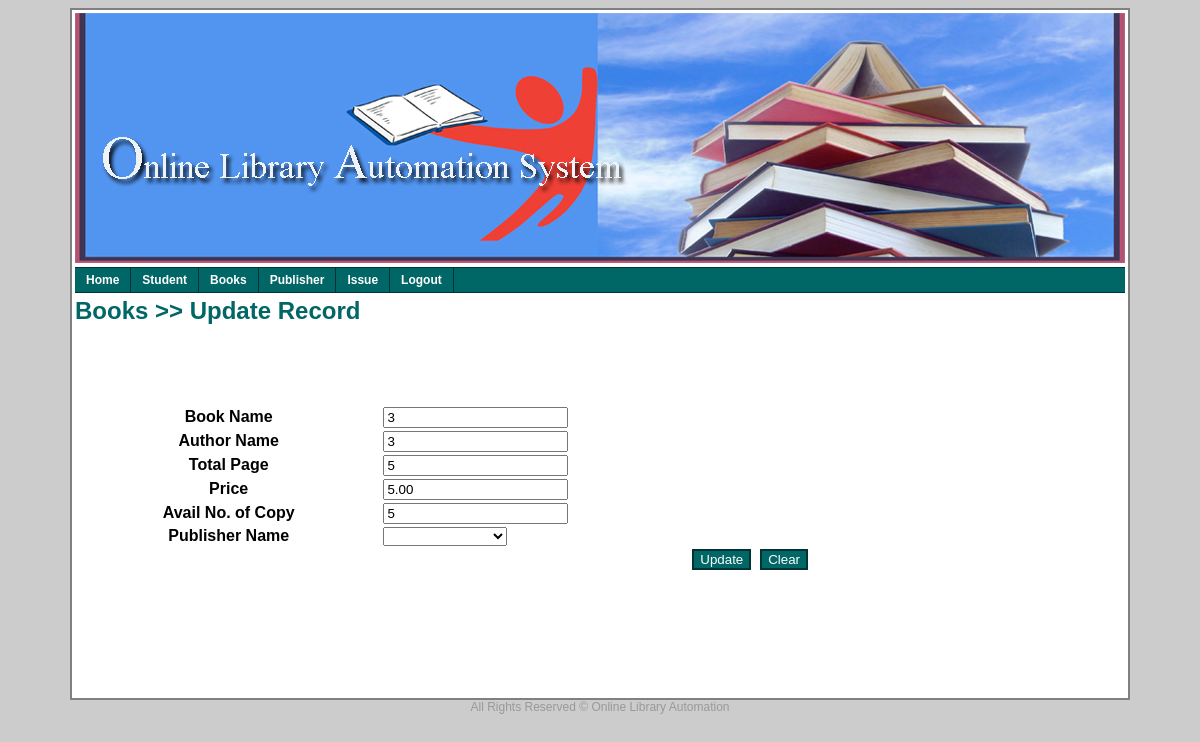
/UpdateBookRecord.php?bname=3, run on the app's committed database.
### tables this page shows
CREATE TABLE IF NOT EXISTS `book_mstr` (
  `bname` varchar(200) NOT NULL,
  `author_name` varchar(200) DEFAULT NULL,
  `pname` varchar(200) DEFAULT NULL,
  `page_no` int(4) DEFAULT NULL,
  `price` decimal(6,2) DEFAULT NULL,
  `no_copy` int(2) DEFAULT NULL,
  `issue_copy` int(2) DEFAULT '0',
  PRIMARY KEY (`bname`),
  KEY `FK_book_mstr` (`pname`)
);

### UpdateBookRecord.php (the view, shortened to what this page needs)
<html>
    <head>
        <link href="style/mycss.css" rel="stylesheet" type="text/css" />
    </head>
    <body>
    <center>
        <table class="table">
            <tr>
                <td width="100%" height="250px" valign="top">
                </td>
            </tr>
            <tr>
                <td width="100%" valign="top">
                </td>
            </tr>
            <tr>
                <td width="100%" height="400px" valign="top">
                    <h2>Books  >> Update Record
                    </h2>
                    <p align="right" class="newadd">
                    </p>
                    <p align="right" class="delt" style="font-size: 14px;">
                    </p>
                     <?php
                           $bname=$_REQUEST['bname'];
                             $q="select * from book_mstr where bname='$bname'";
                          $r = mysql_query($q);
	                 $c = mysql_num_rows($r);
	if($c > 0)
	{
            if($row = mysql_fetch_array($r))
                             {
                $v1=$row['bname'];
                $v2=$row['author_name'];
                $v4=$row['page_no'];
                $v5=$row['price'];
                $v6=$row['no_copy'];
                           echo "<form action='UpdateBook.php' method='get' name='frm' onsubmit='return validate();'>";
                       echo "<table cellspacing='1' cellpadding='1' border='0' width='70%'>";
                        echo "<tr>";
                         echo "<th>";
                           echo "Book Name";
                        echo "</th>";
                        echo "<td>";
                            echo "<input type='text' name='bname' value='$v1'/>";
                        echo "</td>";
                        echo "</tr>";
                        echo "<tr>";
                         echo "<th>";
                            echo "Author Name";
                        echo "</th>";
                        echo "<td>";
                            echo "<input type='text' name='aname' value='$v2'/>";
                        echo "</td>";
                        echo "</tr>";
                        echo "<tr>";
                         echo "<th>";
                            echo "Total Page";
                        echo "</th>";
                        echo "<td>";
                            echo "<input type='text' name='tpage' value='$v4'/>";
                        echo "</td>";
                        echo "</tr>";
                        echo "<tr>";
                         echo "<th>";
                            echo "Price";
                        echo "</th>";
                        echo "<td>";
                            echo "<input type='text' name='price' value='$v5'/>";
                        echo "</td>";
                        echo "</tr>";
                        echo "<tr>";
                         echo "<th>";
                            echo "Avail No. of Copy";
                        echo "</th>";
                        echo "<td>";
                            echo "<input type='text' name='acopy' value='$v6'/>";
                        echo "</td>";
                        echo "</tr>";
                        echo "<tr>";
                        echo "<th>";
                           echo "Publisher Name";
                        echo "</th>";
                        echo "<td>";
                        echo "<select name='pname'>";
                                echo "<option value=''></option>";
                             }} ?>
                    <?php
                            $q="select pname from publisher_mstr";
	                    $r = mysql_query($q);
                             while($row = mysql_fetch_array($r))
                             {
                        $aa=$row['pname'];
                            echo "<option value='".$aa."'>".$aa."</option>";
                             }?>
                            </select>
                        </td>
                        </tr>
                        <tr>
                            <td colspan="2" align="right">
                                <input type="submit" value="Update" class="button" />&nbsp;&nbsp;<input type="reset" value="Clear" class="button" />
                            </td>
                    </table>
                    </form>
                </td>
            </tr>
        </table>
    </center>
</body>
</html>

### style/mycss.css (style rules this page uses)
body { background-color: #cccccc; font-family: Verdana,Arial,Helvetica,sans-serif; font-size: 12px; }
.button { background-color: #006666; color: #ffffff; border-right-style: solid; border-left-style: solid; border-bottom-style: solid; border-top-style: solid; border-right-color: #003333; border-left-color: #003333; border-bottom-color: #003333; border-top-color: #003333; border-right-width: 2px; border-left-width: 2px; border-bottom-width: 2px; border-top-width: 2px; }
h2 { color: #006666; }
.newadd { text-decoration: none; font-size: 14px; color: #009900; }
.delt { text-decoration: none; font-size: 12px; color: #ff0000; }
.table { width: 1050px; border-right-style: solid; border-left-style: solid; border-bottom-style: solid; border-top-style: solid; border-right-width: 2px; border-left-width: 2px; border-bottom-width: 2px; border-top-width: 2px; background-color: #ffffff; }
.footer { font-size: 12px; color: #999999; }
.h_mnu_01 { width: 100%; font-family: Verdana, Arial, Helvetica, sans-serif; font-size: 12px; font-weight: bold; font-style: normal; text-decoration: none; }
.h_mnu_01 ul { margin: 0; padding: 0; float: left; width: 100%; background: #006666; border-top-width: 1px; border-right-width: 0; border-bottom-width: 1px; border-left-width: 0; border-top-style: solid; border-right-style: solid; border-bottom-style: solid; border-left-style: solid; border-top-color: #003333; border-right-color: #003333; border-bottom-color: #003333; border-left-color: #003333 }
.h_mnu_01 ul li { display: inline; }
.h_mnu_01 ul li a { float: left; color: #FFFFFF; padding: 5px 11px; text-decoration: none; border-right-width: 1px; border-right-style: solid; border-right-color: #003333; }

### data on the page
book_mstr: bname "3", aname "3", tpage "5", price "5.00", acopy "5"
